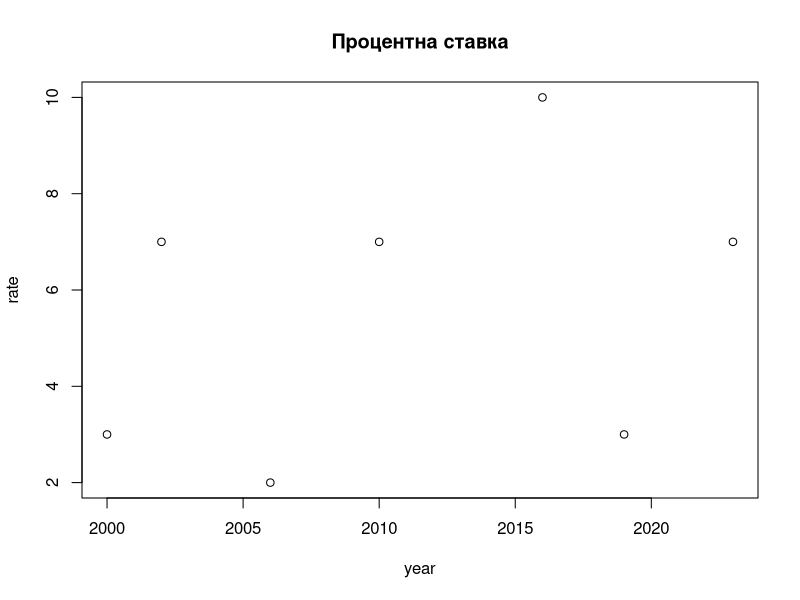

Source code (R):
x.vector=9:19
y.vector=7:17
cor(x.vector,y.vector)

z.vector=-3*x.vector+8
cor(x.vector,z.vector)

n=7
year=sample(2000:2024,n,replace=T)
rate=sample(1:10,n,replace=T)
plot(year,rate,main='Процентна ставка')

cor(year,rate)


n=19
o=sample(n,replace=T)
t=sample(n,replace=T)
o.matrix=matrix(o,nrow=n,ncol=n)
t.matrix=matrix(t,nrow=n,ncol=n)
o.matrix
t.matrix

x_csv="E:\\Universytet\\31EM Empirychni Metody\\4\\o.csv"
y_csv="E:\\Universytet\\31EM Empirychni Metody\\4\\t.csv"
write.csv(o.matrix, x_csv)
write.csv(t.matrix, y_csv)

print(cor.test(o.matrix,t.matrix,use='complete.obs'))